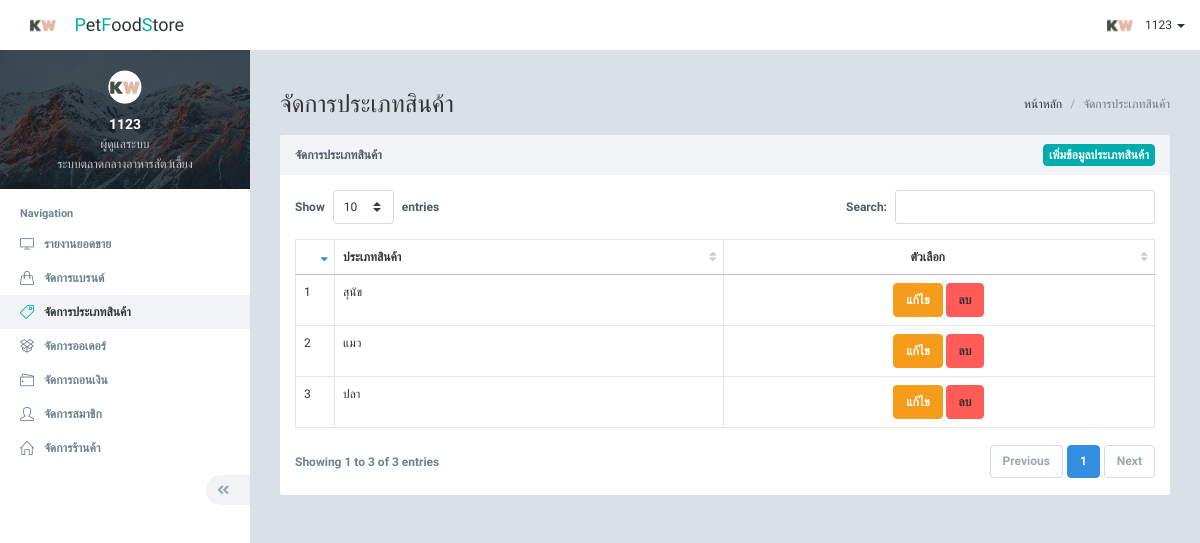
Screenshot of /admin/categories.php (signed in) with the database file from the repository.
### tables this page shows
CREATE TABLE `categories` (
  `category_id` int(11) NOT NULL,
  `category_name` varchar(100) NOT NULL
);

### admin/categories.php (the view, shortened to what this page needs)
<?php
  include('includes/header.php');
  $sql = "SELECT * FROM categories";
  $result = $conn->query($sql);
?>
<div id="content" class="content">
  <ol class="breadcrumb float-xl-right">
    <li class="breadcrumb-item"><a href="./">หน้าหลัก</a></li>
    <li class="breadcrumb-item active">จัดการประเภทสินค้า</li>
  </ol>
  <h1 class="page-header">
    จัดการประเภทสินค้า
  </h1>
  <div class="panel panel-default">
    <div class="panel-heading">
      <h4 class="panel-title">จัดการประเภทสินค้า</h4>
      <div class="btn-group">
        <a href="category.add.php" class="btn btn-success btn-xs">เพิ่มข้อมูลประเภทสินค้า</a>
      </div>
    </div>
    <div class="panel-body" style="overflow-y: scroll;">
      <table id="data-table-default" class="table table-bordered">
        <thead>
          <tr>
            <th width="1%"></th>
            <th class="text-nowrap">ประเภทสินค้า</th>
            <th class="text-nowrap text-center">ตัวเลือก</th>
          </tr>
        </thead>
        <tbody>
          <?php foreach ($result as $key => $row){ ?>
          <tr>
            <td width="1%" class="f-s-600 text-inverse"><?php echo $key+1; ?></td>
            <td><?php echo $row['category_name']; ?></td>
            <td class="text-center">
              <a class="btn btn-warning" href="category.edit.php?id=<?php echo $row['category_id']; ?>">แก้ไข</a>
              <a class="btn btn-danger" onclick="if(confirm('คุณต้องการลบข้อมูลประเภทสินค้านี้หรือไม่?')){ location.href = 'process_category.delete.php?id=<?php echo $row['category_id']; ?>&action=delete' };">ลบ</a>
            </td>
          </tr>
          <?php } ?>
        </tbody>
      </table>
    </div>
  </div>
</div>
<?php include('includes/footer.php'); ?>

### rows the page displays
categories: category_name "สุนัข"
categories: category_name "แมว"
categories: category_name "ปลา"

### other values shown
$_SESSION['admin_fullname'] "1123"
